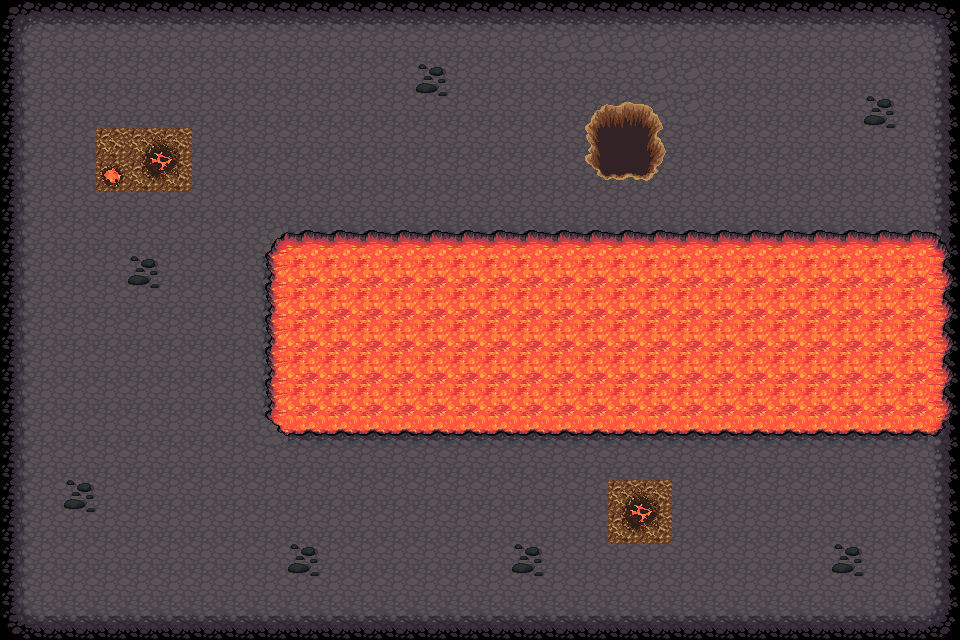

The image is a tile-based game level rendered from a .tmx file. Its description and complete source (layers, tilesets, objects, tile grids) follow:
An orthogonal 30x20 tile map with 32x32 px tiles, 3 tile layers (BaseLayer, Feu, Ressources).

<map version="1.10" tiledversion="1.10.2" orientation="orthogonal" renderorder="right-up" width="30" height="20" tilewidth="32" tileheight="32" infinite="0" nextlayerid="12" nextobjectid="1">
 <tileset firstgid="1" source="TileSetOdyssey.tsx" />
 <layer id="9" name="BaseLayer" width="30" height="20" locked="1">
  <data encoding="csv">
80,81,81,81,81,81,81,81,81,81,81,81,81,81,81,81,81,81,81,81,81,81,81,81,81,81,81,81,81,82,
112,113,113,113,113,113,113,113,113,113,113,113,113,113,113,113,113,178,178,178,178,113,113,113,113,113,113,113,178,114,
112,113,113,113,113,113,113,113,113,113,113,113,113,113,113,113,113,113,113,113,178,178,113,113,113,113,113,113,113,114,
112,113,113,113,113,113,113,113,113,113,113,113,113,113,113,113,113,113,113,113,178,178,113,113,113,113,113,113,113,114,
112,113,113,113,561,561,113,113,113,113,113,113,113,113,113,113,113,113,113,113,113,113,113,113,113,113,113,113,113,114,
112,113,113,625,561,561,113,113,113,113,113,113,113,113,113,113,113,113,113,113,113,113,113,113,113,113,113,113,113,114,
112,113,113,113,113,113,113,113,113,113,113,113,113,113,113,113,113,113,113,113,113,113,113,113,113,113,113,113,113,114,
112,113,113,113,113,113,113,113,178,145,145,145,145,145,145,145,145,145,145,145,145,145,145,145,145,145,145,145,145,114,
112,113,113,113,113,113,113,113,114,0,0,0,0,0,0,0,0,0,0,0,0,0,0,0,0,0,0,0,0,114,
112,113,113,113,113,113,113,113,114,0,0,0,0,0,0,0,0,0,0,0,0,0,0,0,0,0,0,0,0,114,
112,113,113,113,113,113,113,113,114,0,0,0,0,0,0,0,0,0,0,0,0,0,0,0,0,0,0,0,0,114,
112,113,113,113,113,113,113,113,114,0,0,0,0,0,0,0,0,0,0,0,0,0,0,0,0,0,0,0,0,114,
112,113,113,113,113,113,113,113,114,0,0,0,0,0,0,0,0,0,0,0,0,0,0,0,0,0,0,0,0,114,
112,113,113,113,113,113,113,113,178,81,81,81,81,81,81,81,81,81,81,81,81,81,81,81,81,81,81,81,81,114,
112,113,113,113,113,113,113,113,113,113,113,113,113,113,113,113,113,113,113,113,113,113,113,113,113,113,113,113,113,114,
112,113,113,113,113,113,113,113,113,113,113,113,113,113,113,113,113,113,113,561,561,113,113,113,113,113,113,113,113,114,
112,113,113,113,113,113,113,113,113,113,113,113,113,113,113,113,113,113,113,561,561,113,113,113,113,113,113,113,113,114,
112,113,113,113,113,113,113,113,113,113,113,113,113,113,113,113,113,113,113,113,113,113,113,113,113,113,113,113,113,114,
112,113,113,113,113,113,113,113,113,113,113,113,113,113,113,113,113,113,113,113,113,113,113,113,113,113,113,113,113,114,
144,145,145,145,145,145,145,145,145,145,145,145,145,145,145,145,145,145,145,145,145,145,145,145,145,145,145,145,145,146
</data>
 </layer>
 <layer id="4" name="Feu" width="30" height="20" locked="1">
  <properties>
   <property name="Collision" type="bool" value="true" />
  </properties>
  <data encoding="csv">
0,0,0,0,0,0,0,0,0,0,0,0,0,0,0,0,0,0,0,0,0,0,0,0,0,0,0,0,0,0,
0,0,0,0,0,0,0,0,0,0,0,0,0,0,0,0,0,0,0,0,0,0,0,0,0,0,0,0,0,0,
0,0,0,0,0,0,0,0,0,0,0,0,0,0,0,0,0,0,0,0,0,0,0,0,0,0,0,0,0,0,
0,0,0,0,0,0,0,0,0,0,0,0,0,0,0,0,0,0,0,0,0,0,0,0,0,0,0,0,0,0,
0,0,0,252,253,254,0,0,0,0,0,0,0,0,0,0,0,0,0,0,0,0,0,0,0,0,0,0,0,0,
0,0,0,284,285,286,0,0,0,0,0,0,0,0,0,0,0,0,0,0,0,0,0,0,0,0,0,0,0,0,
0,0,0,0,0,0,0,0,0,0,0,0,0,0,0,0,0,0,0,0,0,0,0,0,0,0,0,0,0,0,
0,0,0,0,0,0,0,0,528,529,529,529,529,529,529,529,529,529,529,529,529,529,529,529,529,529,529,529,529,530,
0,0,0,0,0,0,0,0,560,625,625,625,625,625,625,625,625,625,625,625,625,625,625,625,625,625,625,625,625,562,
0,0,0,0,0,0,0,0,560,625,625,625,625,625,625,625,625,625,625,625,625,625,625,625,625,625,625,625,625,562,
0,0,0,0,0,0,0,0,560,625,625,625,625,625,625,625,625,625,625,625,625,625,625,625,625,625,625,625,625,562,
0,0,0,0,0,0,0,0,560,625,625,625,625,625,625,625,625,625,625,625,625,625,625,625,625,625,625,625,625,562,
0,0,0,0,0,0,0,0,560,625,625,625,625,625,625,625,625,625,625,625,625,625,625,625,625,625,625,625,625,562,
0,0,0,0,0,0,0,0,592,593,593,593,593,593,593,593,593,593,593,593,593,593,593,593,593,593,593,593,593,594,
0,0,0,0,0,0,0,0,0,0,0,0,0,0,0,0,0,0,0,0,0,0,0,0,0,0,0,0,0,0,
0,0,0,0,0,0,0,0,0,0,0,0,0,0,0,0,0,0,0,253,254,0,0,0,0,0,0,0,0,0,
0,0,0,0,0,0,0,0,0,0,0,0,0,0,0,0,0,0,0,285,286,0,0,0,0,0,0,0,0,0,
0,0,0,0,0,0,0,0,0,0,0,0,0,0,0,0,0,0,0,0,0,0,0,0,0,0,0,0,0,0,
0,0,0,0,0,0,0,0,0,0,0,0,0,0,0,0,0,0,0,0,0,0,0,0,0,0,0,0,0,0,
0,0,0,0,0,0,0,0,0,0,0,0,0,0,0,0,0,0,0,0,0,0,0,0,0,0,0,0,0,0
</data>
 </layer>
 <layer id="11" name="Ressources" width="30" height="20">
  <data encoding="csv">
0,0,0,0,0,0,0,0,0,0,0,0,0,0,0,0,0,0,0,0,0,0,0,0,0,0,0,0,0,0,
0,0,0,0,0,0,0,0,0,0,0,0,0,0,0,0,0,0,0,0,0,0,0,0,0,0,0,0,0,0,
0,0,0,0,0,0,0,0,0,0,0,0,0,1703,0,0,0,0,0,0,0,0,0,0,0,0,0,0,0,0,
0,0,0,0,0,0,0,0,0,0,0,0,0,0,0,0,0,0,1101,1102,1103,0,0,0,0,0,0,1703,0,0,
0,0,0,0,0,0,0,0,0,0,0,0,0,0,0,0,0,0,1133,1134,1135,0,0,0,0,0,0,0,0,0,
0,0,0,0,0,0,0,0,0,0,0,0,0,0,0,0,0,0,1165,1166,1167,0,0,0,0,0,0,0,0,0,
0,0,0,0,0,0,0,0,0,0,0,0,0,0,0,0,0,0,0,0,0,0,0,0,0,0,0,0,0,0,
0,0,0,0,0,0,0,0,0,0,0,0,0,0,0,0,0,0,0,0,0,0,0,0,0,0,0,0,0,0,
0,0,0,0,1703,0,0,0,0,0,0,0,0,0,0,0,0,0,0,0,0,0,0,0,0,0,0,0,0,0,
0,0,0,0,0,0,0,0,0,0,0,0,0,0,0,0,0,0,0,0,0,0,0,0,0,0,0,0,0,0,
0,0,0,0,0,0,0,0,0,0,0,0,0,0,0,0,0,0,0,0,0,0,0,0,0,0,0,0,0,0,
0,0,0,0,0,0,0,0,0,0,0,0,0,0,0,0,0,0,0,0,0,0,0,0,0,0,0,0,0,0,
0,0,0,0,0,0,0,0,0,0,0,0,0,0,0,0,0,0,0,0,0,0,0,0,0,0,0,0,0,0,
0,0,0,0,0,0,0,0,0,0,0,0,0,0,0,0,0,0,0,0,0,0,0,0,0,0,0,0,0,0,
0,0,0,0,0,0,0,0,0,0,0,0,0,0,0,0,0,0,0,0,0,0,0,0,0,0,0,0,0,0,
0,0,1703,0,0,0,0,0,0,0,0,0,0,0,0,0,0,0,0,0,0,0,0,0,0,0,0,0,0,0,
0,0,0,0,0,0,0,0,0,0,0,0,0,0,0,0,0,0,0,0,0,0,0,0,0,0,0,0,0,0,
0,0,0,0,0,0,0,0,0,1703,0,0,0,0,0,0,1703,0,0,0,0,0,0,0,0,0,1703,0,0,0,
0,0,0,0,0,0,0,0,0,0,0,0,0,0,0,0,0,0,0,0,0,0,0,0,0,0,0,0,0,0,
0,0,0,0,0,0,0,0,0,0,0,0,0,0,0,0,0,0,0,0,0,0,0,0,0,0,0,0,0,0
</data>
 </layer>
</map>